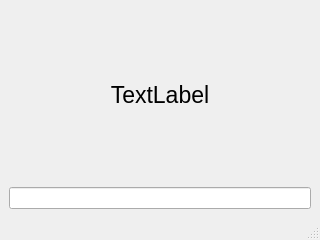
<?xml version="1.0" encoding="UTF-8"?>
<ui version="4.0">
 <class>MainWindow</class>
 <widget class="QMainWindow" name="MainWindow">
  <property name="geometry">
   <rect>
    <x>0</x>
    <y>0</y>
    <width>320</width>
    <height>240</height>
   </rect>
  </property>
  <property name="windowTitle">
   <string>MainWindow</string>
  </property>
  <widget class="QWidget" name="centralwidget">
   <layout class="QVBoxLayout" name="verticalLayout">
    <item>
     <widget class="QLabel" name="label">
      <property name="font">
       <font>
        <pointsize>17</pointsize>
       </font>
      </property>
      <property name="text">
       <string>TextLabel</string>
      </property>
      <property name="alignment">
       <set>Qt::AlignCenter</set>
      </property>
     </widget>
    </item>
    <item>
     <widget class="QLineEdit" name="lineEdit"/>
    </item>
   </layout>
  </widget>
  <widget class="QMenuBar" name="menubar">
   <property name="geometry">
    <rect>
     <x>0</x>
     <y>0</y>
     <width>320</width>
     <height>22</height>
    </rect>
   </property>
  </widget>
  <widget class="QStatusBar" name="statusbar"/>
 </widget>
 <resources/>
 <connections>
  <connection>
   <sender>lineEdit</sender>
   <signal>returnPressed()</signal>
   <receiver>label</receiver>
   <slot>clear()</slot>
   <hints>
    <hint type="sourcelabel">
     <x>159</x>
     <y>199</y>
    </hint>
    <hint type="destinationlabel">
     <x>159</x>
     <y>106</y>
    </hint>
   </hints>
  </connection>
 </connections>
</ui>
